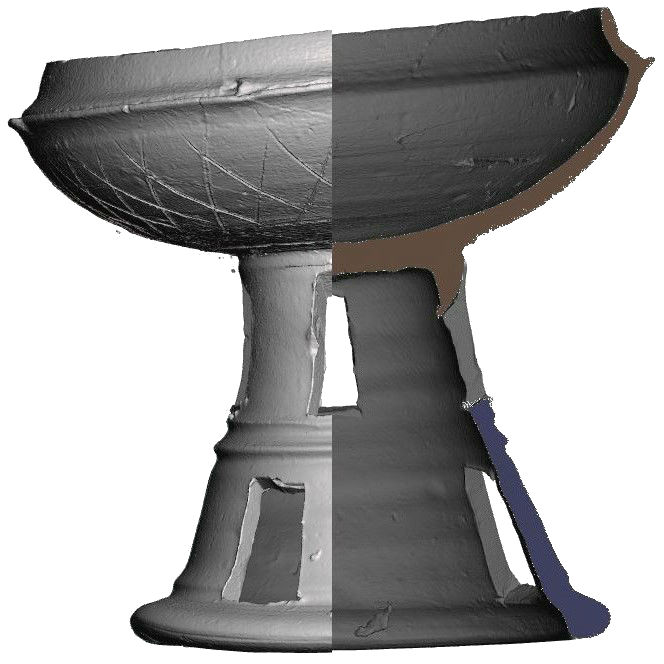
#> input picture test_model/1.jpg, 664 x 664 px; its folder holds only this picture in this run
$ python -i windowDetection.py   (imports and definitions only)
#> lines starting #> are read from the running program, lines starting #| are printed output that depends on the picture; after the words box and inside, x2 and y2 are one past the last pixel; in counts of white or black regions, pixels touching at a corner belong together
#> further down, picture is the input picture: shape (664, 664, 3); mean B, G, R 166.2, 166.2, 166.6
#!/usr/bin/env python
# -*- coding: utf-8 -*-
# ============================================
#
# Module : 2D Window Auto Detection
#
# Written by hepheir@gmail.com
# Last updated : Oct 27 2019
#
# ============================================
#
#  Process order
#
#  1. Extract Body Mask
#  2. Extract Window Masks
#  3. Mask Dilation
#  4. Extract Window Masks with their frames
#
# ============================================

import cv2
import numpy as np

# ============================================

CANNY_THRESH = (78, 188)

DILATION_KERNEL_TYPE = cv2.MORPH_ELLIPSE
DILATION_KERNEL_SIZE = (99,99)

MIN_AREA = 30

# ============================================

def macro(color_image):
    gray_image = cv2.cvtColor(color_image, cv2.COLOR_BGR2GRAY)
    # Get window masks with their frames
    body_mask = extract_body_mask(gray_image)
    window_masks = extract_window_masks(body_mask)
    dilated_win_masks = dilate_window_masks(window_masks)
    # Apply mask images
    win_masks_w_frames = [cv2.bitwise_and(color_image,color_image, mask=m) for m in dilated_win_masks]
    return win_masks_w_frames

# ============================================

def extract_body_mask(gray_image):
    # image background should've been removed.
    _,th = cv2.threshold(gray_image, 250,255, cv2.THRESH_BINARY_INV)
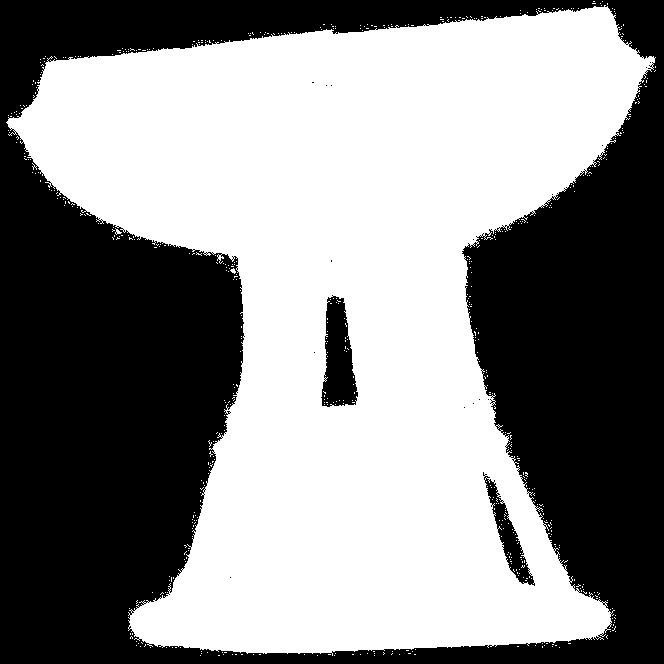
#> th: shape (664, 664); 53.7% white; 18 black regions (15 under 20 px), largest, box (x1, y1, x2, y2) and area: (0, 0, 664, 664) 200018, (321, 295, 358, 407) 2716, (483, 472, 535, 586) 1491
    return cv2.morphologyEx(th, cv2.MORPH_CLOSE,(5,5), iterations=3)
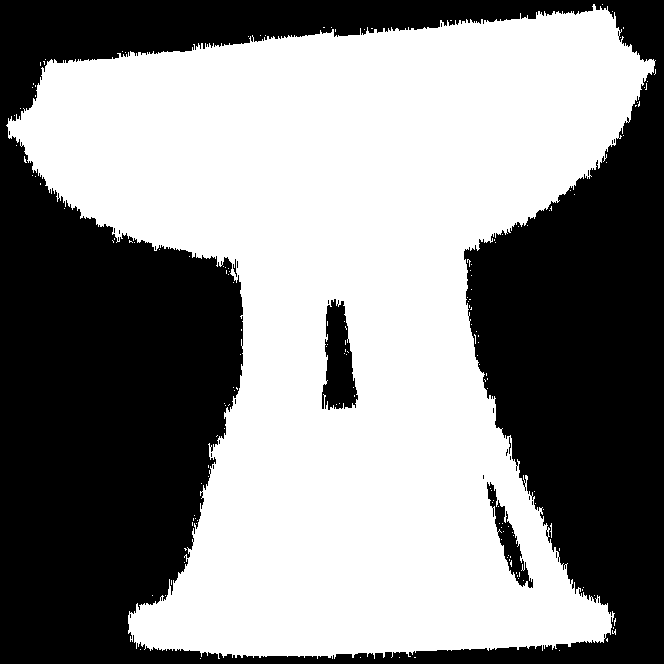
#> returned value: shape (664, 664); 54.2% white; 29 black regions (25 under 20 px)

def extract_window_masks(body_mask):
    cont,hier = cv2.findContours(body_mask, cv2.RETR_TREE, cv2.CHAIN_APPROX_NONE)
#> cont = 205 contours, 200 with area under 20; largest, box (x1, y1, x2, y2) and area: (6, 4, 656, 659) 240680, (321, 298, 359, 411) 2827, (486, 481, 534, 589) 1528, (232, 258, 238, 278) 50, (508, 436, 512, 455) 36
    window_contours = []
    for i in range(len(cont)):
        c,h = cont[i], hier[0,i]
        if not h[3] < 0:
            window_contours.append(c)
#> this loop made 205 passes
#> (c, h) on passes 1 to 3: ([[200, 658]], [1, -1, -1, -1]), ([[414, 657], [415, 657]], [2, 0, -1, -1]), ([[399, 657]], [3, 1, -1, -1])
#> after the loop, window_contours = 80 contours, 76 with area under 20; largest, box (x1, y1, x2, y2) and area: (321, 298, 359, 411) 2827, (486, 481, 534, 589) 1528, (232, 258, 238, 278) 50, (508, 436, 512, 455) 36
    zeros = np.zeros(body_mask.shape[:2], dtype=np.uint8)
    window_masks = [cv2.drawContours(zeros.copy(), [c], -1, 255, -1) for c in window_contours]
#> window_masks = 80 items
    return window_masks

def dilate_window_masks(window_masks):
    global DILATION_KERNEL_TYPE, DILATION_KERNEL_SIZE
    kernel = cv2.getStructuringElement(DILATION_KERNEL_TYPE,DILATION_KERNEL_SIZE)
    dilated_masks = [cv2.dilate(m,kernel) for m in window_masks]
#> dilated_masks = 80 items
    return dilated_masks

>>> import cv2
>>> picture = cv2.imread('../../test_model/1.jpg')
>>> result = macro(picture)
#> result = 80 items

$ run again, on test_model/Jonggi.png
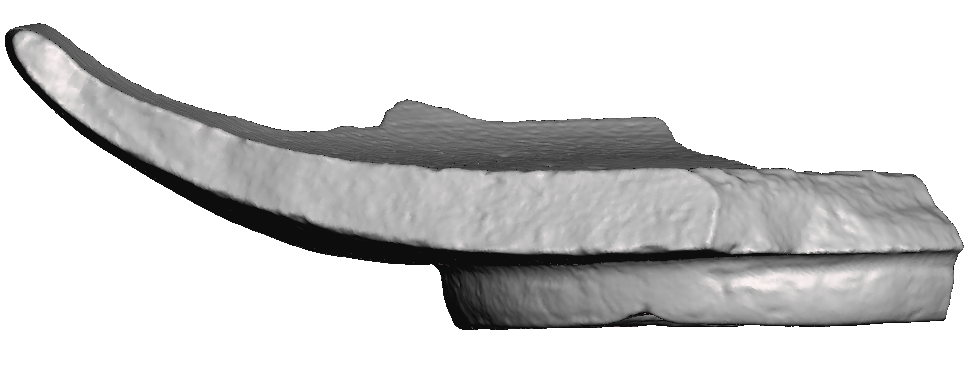
#> input picture test_model/Jonggi.png, 979 x 366 px
#> picture is the input picture: shape (366, 979, 3); mean B, G, R 209.4, 209.4, 209.6
#> in extract_body_mask, `_,th = cv2.threshold(gray_image, 250,255, cv2.THRESH_BINARY_INV)`:
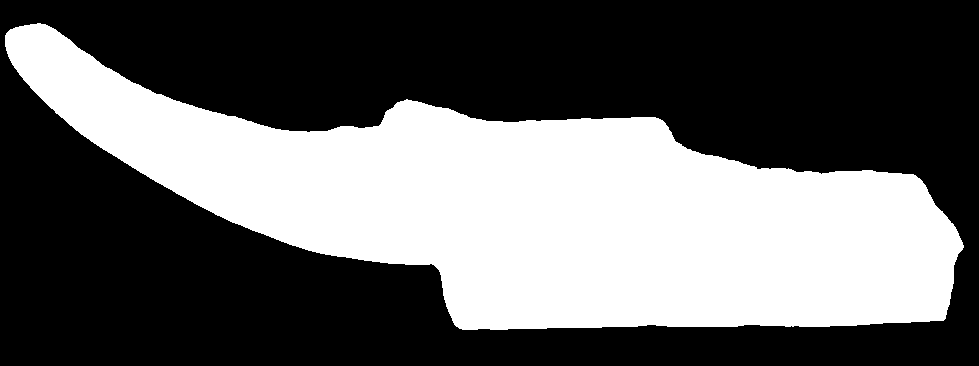
#> th: shape (366, 979); 38.6% white; 1 white region, box (x1, y1, x2, y2) and area: (5, 23, 964, 330) 138253
#> in extract_body_mask, `return cv2.morphologyEx(th, cv2.MORPH_CLOSE,(5,5), iterations=3)`:
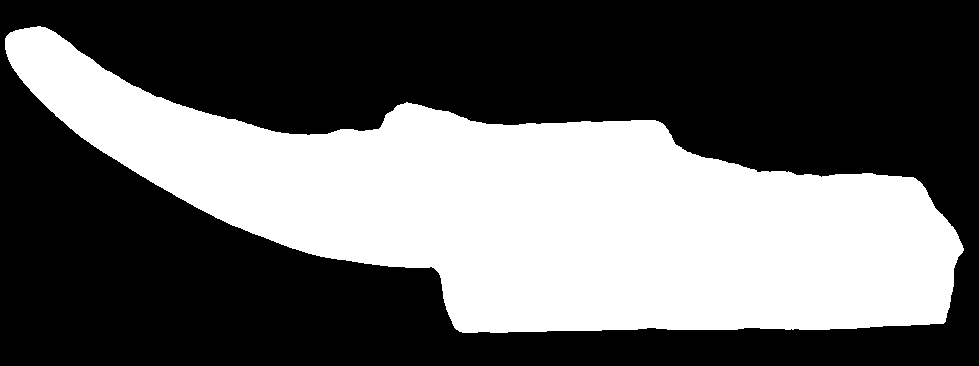
#> returned value: shape (366, 979); 38.6% white; 1 white region
#> cont = 1 contour; box (x1, y1, x2, y2) and area: (5, 26, 964, 333) 137211
#> the loop in extract_window_masks, `for i in range(len(cont)):` made 1 pass
#> h on pass 1: [-1, -1, -1, -1]
#> after the loop in extract_window_masks, `for i in range(len(cont)):`: window_contours = []
